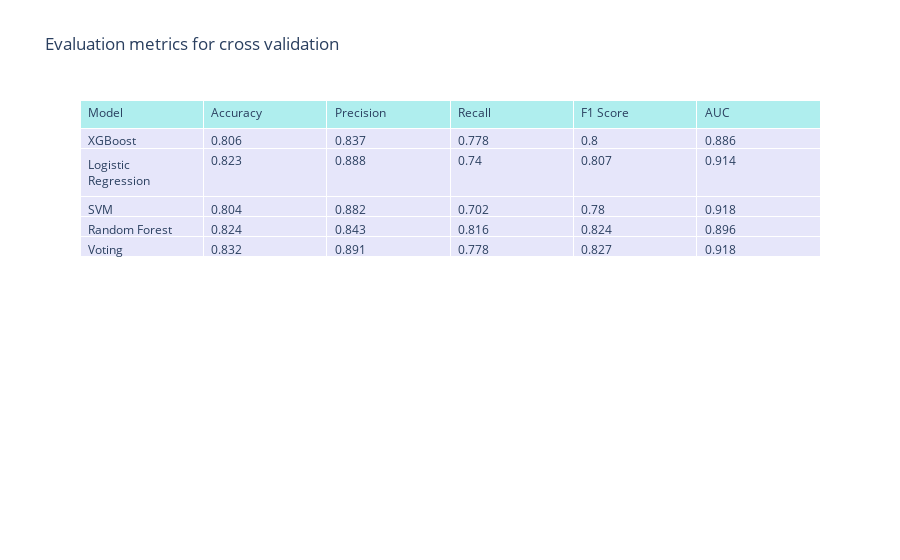

Notebook code cell kept with this figure:
### Code cell
plot_metrics_table(cross_metrics, title="Evaluation metrics for cross validation")

### Figure 1 — Plotly figure (JSON) as saved in the notebook; plotly's stock layout.template omitted (floating-point values rounded to 4 significant figures)
{"data": [{"cells": {"align": "left", "fill": {"color": "lavender"}, "values": [["XGBoost", "Logistic Regression", "SVM", "Random Forest", "Voting"], [0.806, 0.823, 0.804, 0.824, 0.832], [0.837, 0.888, 0.882, 0.843, 0.891], [0.778, 0.74, 0.702, 0.816, 0.778], [0.8, 0.807, 0.78, 0.824, 0.827], [0.886, 0.914, 0.918, 0.896, 0.918]]}, "header": {"align": "left", "fill": {"color": "paleturquoise"}, "values": ["Model", "Accuracy", "Precision", "Recall", "F1 Score", "AUC"]}, "type": "table"}], "layout": {"title": {"text": "Evaluation metrics for cross validation"}}}
